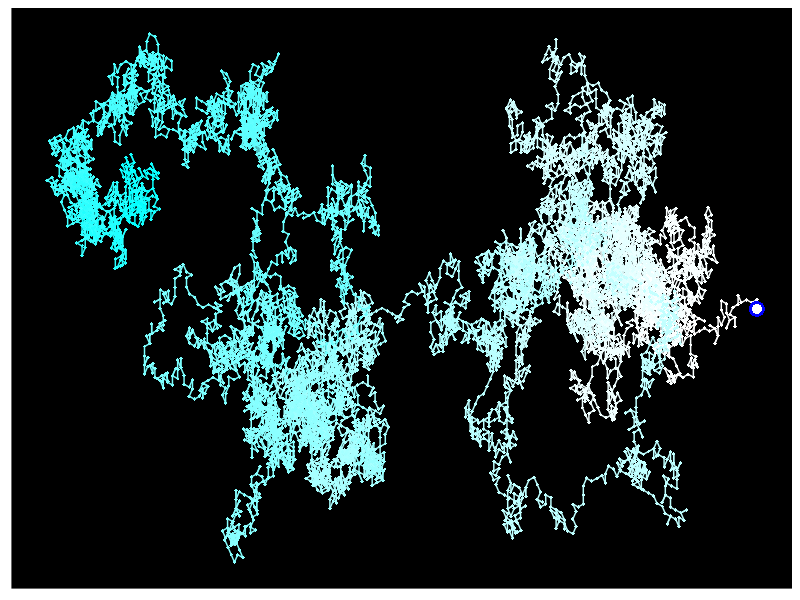

Write R code to recreate this figure.
library(ggplot2)

# Select number of digits to plot
digits <- 10000

# Choose one of the source files containing the digits
a <- read.csv("Phi 10000.csv", header=F)
a <- read.csv("Pi 10000.csv", header=F)
a <- read.csv("e 10000.csv", header=F)
a <- read.csv("ii 10000.csv", header=F)

# It reads the csv as a dataframe, so we select the first records only as a character string
# strsplit() splits it into individual characters
b <- strsplit(as.character(a[1,1]),NULL)
# We select all characters except the whitespaces
c <- b[[1]][b[[1]] != " "]
# Do not select the first two characters, those come before the decimal dot
d <- as.numeric(c[3:(digits+2)])

# Transformation constant by which the digit is multiplied
m <- pi/180*36*-1
# Transformation constant which rotates the graph
n <- 0.5*pi

# Initialize empty dataframe
coord <- data.frame(id = c(1), x = c(0), y = c(0))
# Iteratively fill the dataframe with coordinates
for(i in 2:digits) {
  coord[i,] <- c(i, coord[i-1,2] + cos(d[i]*m+n), coord[i-1,3] + sin(d[i]*m+n))
}

# Draw plot
plot <- ggplot() + 
  geom_path(data = coord, aes(x=x, y=y, colour=id), size=0.5) +
  geom_point(data = coord, aes(x=x, y=y, colour=id), shape=18, size=1) +
  geom_point(data = coord[1,], aes(x=x, y=y), colour="#0000FF", shape=16, size=5) +
  geom_point(data = coord[1,], aes(x=x, y=y), colour="#FFFFFF", shape=16, size=3) +
  scale_colour_continuous(low="#FFFFFF", high="#00FFFF") +
  theme(legend.position="none",
        axis.line=element_blank(),
        axis.text.x=element_blank(),
        axis.text.y=element_blank(),
        axis.ticks=element_blank(),
        axis.title.x=element_blank(),
        axis.title.y=element_blank(),
        panel.background=element_rect(fill="black"),
        panel.grid.major=element_blank(),
        panel.grid.minor=element_blank())

print(plot)
